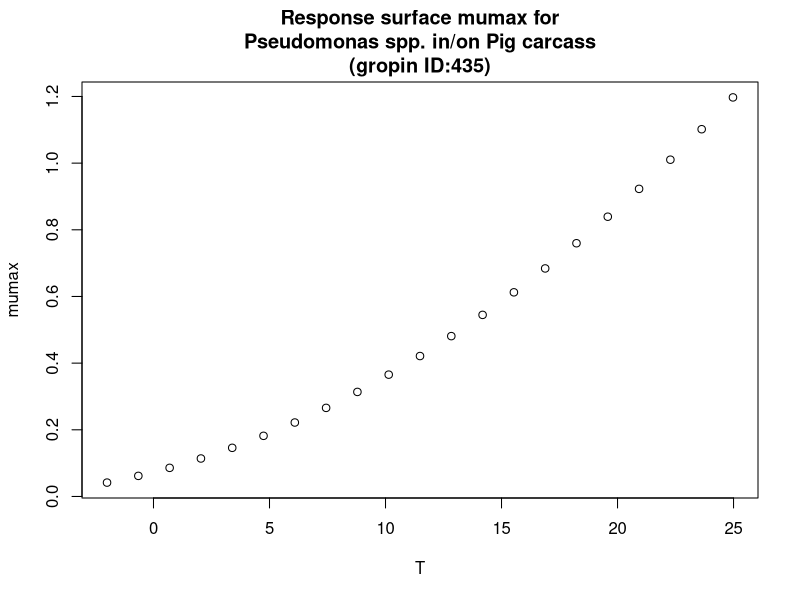

Here is the R script that generated this plot:
#############################
# start of Parameter script
#############################
T <- seq(-2.002,24.975024975025,length.out=21)
#############################
# end of Parameter script
#############################
############################# 
# start of Model script Gropin ID 435 
#############################
 
# constant coefficients for this model
 
variables <- data.frame(T)
argumentsPar <- expand.grid(variables)
 
# heart of the model
response_surface <- function(T) {
   mumax <-(0.033*T+0.27)^2

return(mumax=mumax)
} 

# output parameters
responseSurface <- cbind(argumentsPar,response_surface(argumentsPar['T']))
colnames(responseSurface) <- c(colnames(argumentsPar),'mumax')
#############################
# End of Model script
#############################
############################# 
# start of Visualisation script Gropin ID 435 
#############################
plot(T,responseSurface$'mumax',xlab='T',
                          ylab='mumax',main='Response surface mumax for
Pseudomonas spp. in/on Pig carcass
(gropin ID:435)')
#############################
# End of Visualisation script
#############################
